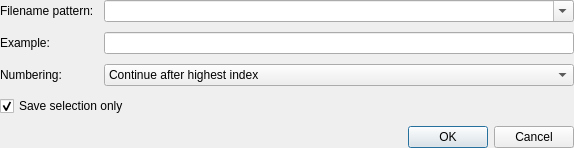
<?xml version="1.0" encoding="UTF-8"?>
<ui version="4.0">
 <class>SaveBlocksOptionsDialogBase</class>
 <widget class="QDialog" name="SaveBlocksOptionsDialogBase">
  <property name="geometry">
   <rect>
    <x>0</x>
    <y>0</y>
    <width>574</width>
    <height>121</height>
   </rect>
  </property>
  <property name="sizePolicy">
   <sizepolicy hsizetype="Minimum" vsizetype="Minimum">
    <horstretch>0</horstretch>
    <verstretch>0</verstretch>
   </sizepolicy>
  </property>
  <layout class="QGridLayout">
   <property name="margin">
    <number>0</number>
   </property>
   <item row="3" column="0" colspan="2">
    <widget class="QCheckBox" name="chkSelectionOnly">
     <property name="sizePolicy">
      <sizepolicy hsizetype="MinimumExpanding" vsizetype="Minimum">
       <horstretch>0</horstretch>
       <verstretch>0</verstretch>
      </sizepolicy>
     </property>
     <property name="whatsThis">
      <string>If checked, &lt;b&gt;save only the blocks that overlap with the current selection&lt;/b&gt;, otherwise the whole file. &lt;br&gt;&lt;i&gt;Please note that this option is disabled if nothing is selected or the selection already covers the whole file.&lt;/i&gt;</string>
     </property>
     <property name="text">
      <string>Save selection only</string>
     </property>
     <property name="checked">
      <bool>true</bool>
     </property>
    </widget>
   </item>
   <item row="2" column="0">
    <widget class="QLabel" name="lblNumbering">
     <property name="text">
      <string>Numbering:</string>
     </property>
     <property name="wordWrap">
      <bool>false</bool>
     </property>
    </widget>
   </item>
   <item row="2" column="1">
    <widget class="KComboBox" name="cbNumbering">
     <property name="sizePolicy">
      <sizepolicy hsizetype="MinimumExpanding" vsizetype="Minimum">
       <horstretch>0</horstretch>
       <verstretch>0</verstretch>
      </sizepolicy>
     </property>
     <property name="whatsThis">
      <string>Determines how the &lt;b&gt;numbering of the files&lt;/b&gt; should happen:&lt;ul&gt;
&lt;li&gt;Continue after the &lt;b&gt;highest index&lt;/b&gt; that can be found, avoiding collisions with existing files&lt;/li&gt;
&lt;li&gt;Always start numbering from &lt;b&gt;one&lt;/b&gt;, possibly colliding with already existing files&lt;/li&gt;
&lt;/ul&gt;</string>
     </property>
     <property name="editable">
      <bool>false</bool>
     </property>
     <property name="duplicatesEnabled">
      <bool>false</bool>
     </property>
     <item>
      <property name="text">
       <string>Continue after highest index</string>
      </property>
     </item>
     <item>
      <property name="text">
       <string>Always start with 1, overwrite if necessary</string>
      </property>
     </item>
    </widget>
   </item>
   <item row="1" column="1">
    <widget class="QLineEdit" name="txtExample">
     <property name="enabled">
      <bool>true</bool>
     </property>
     <property name="sizePolicy">
      <sizepolicy hsizetype="MinimumExpanding" vsizetype="Minimum">
       <horstretch>0</horstretch>
       <verstretch>0</verstretch>
      </sizepolicy>
     </property>
     <property name="whatsThis">
      <string>Example of the first file name that will be saved, using the file name pattern above and the numbering below</string>
     </property>
     <property name="readOnly">
      <bool>true</bool>
     </property>
    </widget>
   </item>
   <item row="1" column="0">
    <widget class="QLabel" name="lblExample">
     <property name="sizePolicy">
      <sizepolicy hsizetype="Minimum" vsizetype="Minimum">
       <horstretch>0</horstretch>
       <verstretch>0</verstretch>
      </sizepolicy>
     </property>
     <property name="text">
      <string>Example:</string>
     </property>
     <property name="wordWrap">
      <bool>false</bool>
     </property>
    </widget>
   </item>
   <item row="0" column="1">
    <widget class="KComboBox" name="cbPattern">
     <property name="sizePolicy">
      <sizepolicy hsizetype="MinimumExpanding" vsizetype="Minimum">
       <horstretch>0</horstretch>
       <verstretch>0</verstretch>
      </sizepolicy>
     </property>
     <property name="whatsThis">
      <string>&lt;p&gt;Select the pattern that is used to create the filename of each saved block. It currently understands the following placeholders:&lt;/p&gt;
&lt;ul&gt;
&lt;li&gt;&lt;tt&gt;&lt;b&gt;[%filename]&lt;/b&gt;&lt;/tt&gt;name of the file, without the path&lt;/li&gt;
&lt;li&gt;&lt;tt&gt;&lt;b&gt;[&lt;/b&gt;%&lt;i&gt;0&lt;/i&gt;&lt;/tt&gt;&lt;i&gt;N&lt;/i&gt;&lt;tt&gt;&lt;b&gt;nr]&lt;/b&gt;&lt;/tt&gt;the index of the file, optionally with leading zeroes (if &lt;tt&gt;'0&lt;/tt&gt;' prepended) and optionally a fixed number of digits (&lt;tt&gt;N&lt;/tt&gt;)&lt;/li&gt;
&lt;li&gt;&lt;tt&gt;&lt;b&gt;[%&lt;/b&gt;&lt;i&gt;0&lt;/i&gt;&lt;i&gt;N&lt;/i&gt;&lt;b&gt;count]&lt;/b&gt;&lt;/tt&gt;the number of files that will be saved&lt;/li&gt;
&lt;li&gt;&lt;tt&gt;&lt;b&gt;[%&lt;/b&gt;&lt;i&gt;0&lt;/i&gt;&lt;i&gt;N&lt;/i&gt;&lt;b&gt;total]&lt;/b&gt;&lt;/tt&gt;the highest index within the files that will be saved&lt;/li&gt;
&lt;/ul&gt;</string>
     </property>
     <property name="editable">
      <bool>true</bool>
     </property>
     <property name="duplicatesEnabled">
      <bool>false</bool>
     </property>
    </widget>
   </item>
   <item row="0" column="0">
    <widget class="QLabel" name="lblPattern">
     <property name="text">
      <string>Filename pattern:</string>
     </property>
     <property name="wordWrap">
      <bool>false</bool>
     </property>
    </widget>
   </item>
   <item row="4" column="1">
     <widget class="QDialogButtonBox" name="buttonBox">
       <property name="standardButtons">
         <set>QDialogButtonBox::StandardButton::Cancel|QDialogButtonBox::StandardButton::Ok</set>
       </property>
     </widget>
   </item>
  </layout>
 </widget>
 <layoutdefault spacing="10" margin="10"/>
 <customwidgets>
  <customwidget>
   <class>KComboBox</class>
   <extends>QComboBox</extends>
   <header>KComboBox</header>
  </customwidget>
 </customwidgets>
 <tabstops>
  <tabstop>cbPattern</tabstop>
  <tabstop>txtExample</tabstop>
  <tabstop>cbNumbering</tabstop>
  <tabstop>chkSelectionOnly</tabstop>
 </tabstops>
 <resources/>
 <connections/>
</ui>
